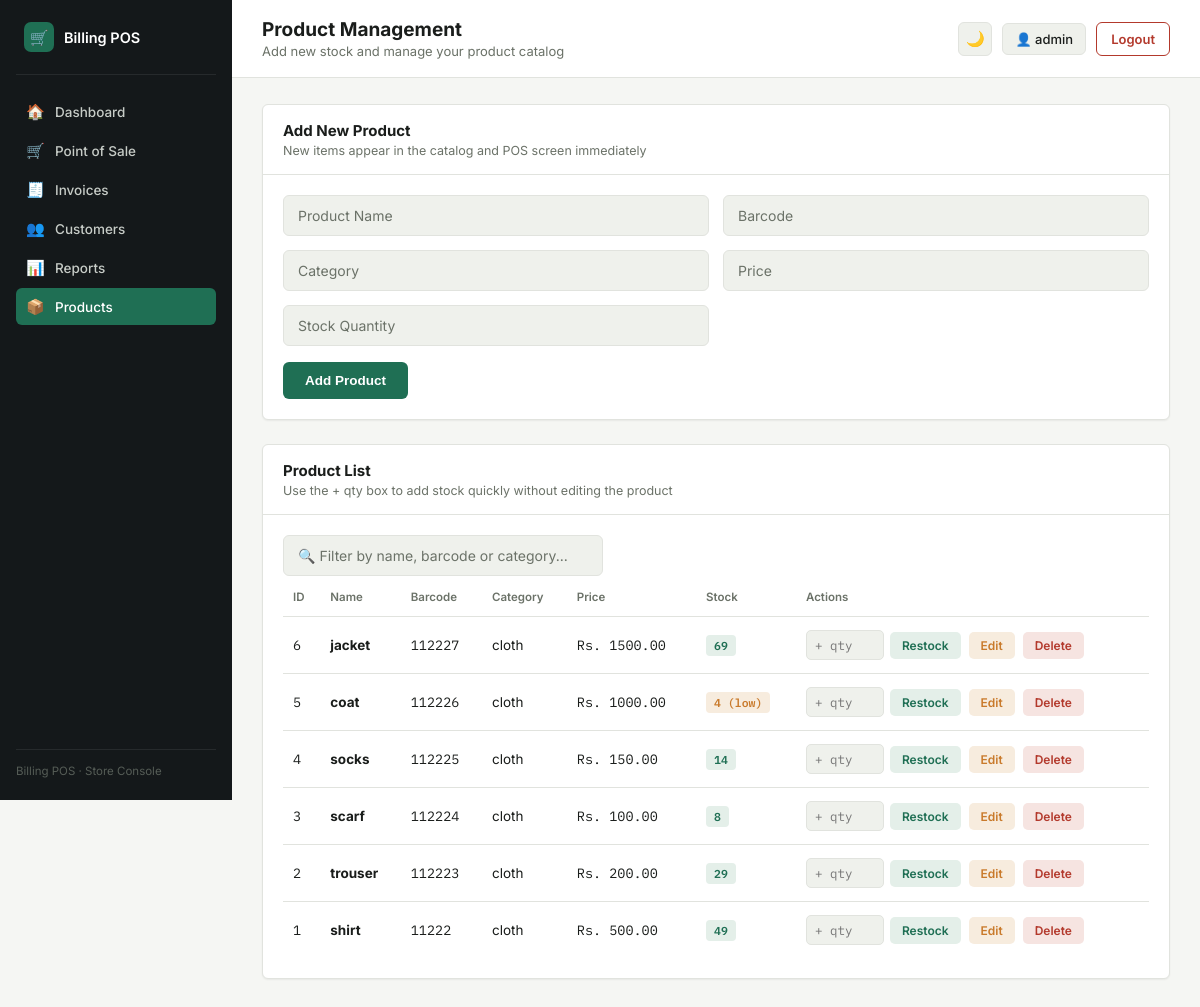
Page / (signed in) on the earlier database version.
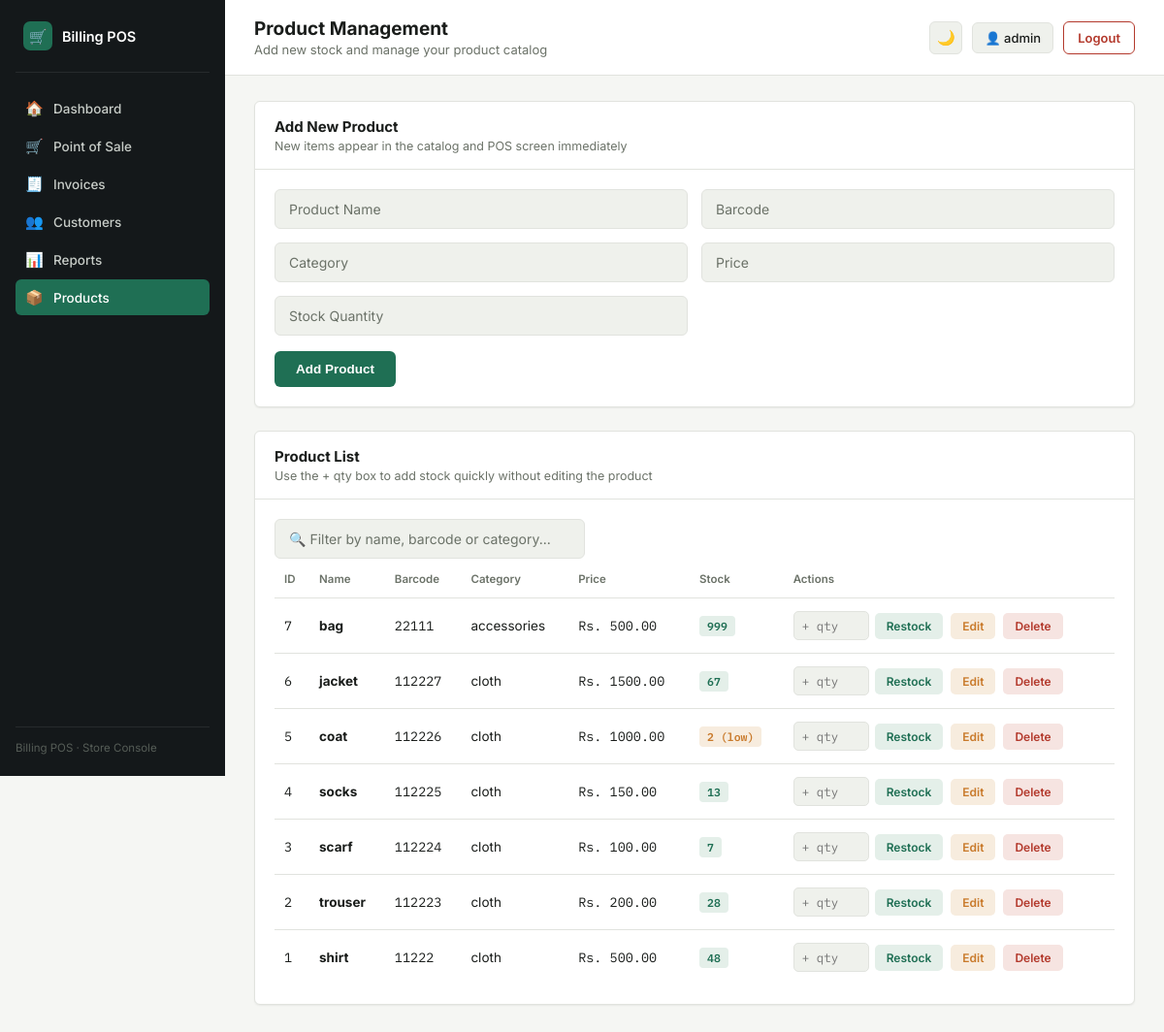
Same page on the later database version.
### tables this page shows
CREATE TABLE products (
            id INTEGER PRIMARY KEY AUTOINCREMENT,
            name TEXT NOT NULL,
            barcode TEXT,
            category TEXT,
            price REAL NOT NULL,
            stock INTEGER NOT NULL DEFAULT 0,
            is_active INTEGER NOT NULL DEFAULT 1
        );

### app.py (the view)
@app.route("/")
@login_required
def products():
    conn = get_db_connection()
    products_list = conn.execute(
        "SELECT * FROM products WHERE is_active = 1 ORDER BY id DESC"
    ).fetchall()
    conn.close()
    return render_template("products.html", products=products_list)

### app.py (called while the page is built, shortened)
def get_csrf_token():
    if "csrf_token" not in session:
        session["csrf_token"] = secrets.token_hex(32)
    return session["csrf_token"]

@app.before_request
def csrf_protect():
    if request.method not in ("POST", "PUT", "PATCH", "DELETE"):
        return None

def get_db_connection():
    conn = sqlite3.connect(DATABASE)
    conn.row_factory = sqlite3.Row
    return conn

def login_required(function):
    @wraps(function)
    def decorated_function(*args, **kwargs):
        if "user_id" not in session:
            return redirect("/login")
        return function(*args, **kwargs)
    return decorated_function

### templates/products.html (shortened to what this page needs)
<!DOCTYPE html>
<html lang="en">
<head>
</head>
<body>
<div class="shell">
    <aside class="sidebar">
        <div class="brand">
            <div class="brand-mark">🛒</div>
            <div class="brand-name">Billing POS</div>
        </div>
        <nav class="nav-group">
            <a href="/dashboard" class="nav-link"><span class="ic">🏠</span> Dashboard</a>
            <a href="/pos" class="nav-link"><span class="ic">🛒</span> Point of Sale</a>
            <a href="/invoices" class="nav-link"><span class="ic">🧾</span> Invoices</a>
            <a href="/customers" class="nav-link"><span class="ic">👥</span> Customers</a>
            <a href="/reports" class="nav-link"><span class="ic">📊</span> Reports</a>
            <a href="/" class="nav-link active"><span class="ic">📦</span> Products</a>
        </nav>
        <div class="sidebar-footer">Billing POS · Store Console</div>
    </aside>
    <div class="main">
        <div class="topbar">
            <div>
                <h1>Product Management</h1>
                <p class="subtitle">Add new stock and manage your product catalog</p>
            </div>
            <div class="topbar-actions">
                <button type="button" class="theme-toggle" id="themeToggle" title="Toggle theme">🌙</button>
                <a href="/change_password" class="user-chip" title="Change password">👤 {{ session.get("username", "Admin") }}</a>
                <a href="/logout" class="btn-logout" onclick="return confirm('Are you sure you want to logout?')">Logout</a>
            </div>
        </div>
        <div class="content">
            <div class="panel">
                <div class="panel-head">
                    <h2>Add New Product</h2>
                    <p>New items appear in the catalog and POS screen immediately</p>
                </div>
                <div class="panel-body">
                    <form action="/add_product" method="POST">
                        <div class="form-grid">
                            <input
                                type="text"
                                name="name"
                                class="field"
                                placeholder="Product Name"
                                required
                            >
                            <input
                                type="text"
                                name="barcode"
                                class="field"
                                placeholder="Barcode"
                            >
                            <input
                                type="text"
                                name="category"
                                class="field"
                                placeholder="Category"
                            >
                            <input
                                type="number"
                                step="0.01"
                                min="0"
                                name="price"
                                class="field"
                                placeholder="Price"
                                required
                            >
                            <input
                                type="number"
                                min="0"
                                name="stock"
                                class="field"
                                placeholder="Stock Quantity"
                                required
                            >
                        </div>
                        <button type="submit" class="btn-primary">Add Product</button>
                    </form>
                </div>
            </div>
            <div class="panel">
                <div class="panel-head">
                    <h2>Product List</h2>
                    <p>Use the + qty box to add stock quickly without editing the product</p>
                </div>
                <div class="panel-body" style="overflow-x:auto;">
                    <div class="table-tools">
                        <input
                            type="text"
                            id="tableSearch"
                            class="field"
                            placeholder="🔍 Filter by name, barcode or category..."
                        >
                    </div>
                    <table>
                        <thead>
                            <tr>
                                <th>ID</th>
                                <th>Name</th>
                                <th>Barcode</th>
                                <th>Category</th>
                                <th>Price</th>
                                <th>Stock</th>
                                <th>Actions</th>
                            </tr>
                        </thead>
                        <tbody id="productRows">
                            {% for product in products %}
                            <tr class="product-row">
                                <td class="num">{{ product.id }}</td>
                                <td><strong>{{ product.name }}</strong></td>
                                <td class="num">{{ product.barcode or '' }}</td>
                                <td>{{ product.category or '' }}</td>
                                <td class="num">Rs. {{ "%.2f"|format(product.price) }}</td>
                                <td class="num">
                                    {% if product.stock <= 0 %}
                                        <span class="stock-pill out">Out of stock</span>
                                    {% elif product.stock <= 5 %}
                                        <span class="stock-pill low">{{ product.stock }} (low)</span>
                                    {% else %}
                                        <span class="stock-pill ok">{{ product.stock }}</span>
                                    {% endif %}
                                </td>
                                <td>
                                    <div class="actions-cell">
                                        <form action="/restock_product/{{ product.id }}" method="POST">
                                            <input
                                                type="number"
                                                name="add_stock"
                                                class="restock-input"
                                                min="1"
                                                placeholder="+ qty"
                                                required
                                            >
                                            <button type="submit" class="tag-btn restock-btn">Restock</button>
                                        </form>
                                        <a href="/edit_product/{{ product.id }}" class="tag-btn edit-btn">Edit</a>
                                        <form
                                            action="/delete_product/{{ product.id }}"
                                            method="POST"
                                            onsubmit="return confirm('Are you sure you want to delete this product?');"
                                        >
                                            <button type="submit" class="tag-btn delete-btn">Delete</button>
                                        </form>
                                    </div>
                                </td>
                            </tr>
                            {% else %}
                            <tr>
                                <td colspan="7" class="no-products">No products added yet.</td>
                            </tr>
                            {% endfor %}
                        </tbody>
                    </table>
                </div>
            </div>
        </div>
    </div>
</div>
</body>
</html>

Differences in the rows shown:
added products: id "7", name "bag", barcode "22111", category "accessories", price "500.00", stock "999"
changed products "jacket": stock "69" → "67"
changed products "coat": stock "4" → "2"
changed products "socks": stock "14" → "13"
changed products "scarf": stock "8" → "7"
changed products "trouser": stock "29" → "28"
changed products "shirt": stock "49" → "48"
